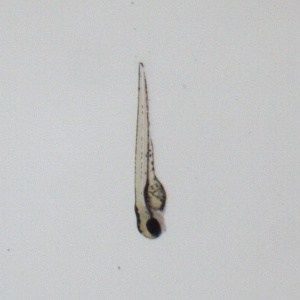
#> input picture data/test2.jpg, 300 x 300 px
$ jupyter execute Final2morph.ipynb
#> lines starting #> are read from the running program, lines starting #| are printed output that depends on the picture; after the words box and inside, x2 and y2 are one past the last pixel; in counts of white or black regions, pixels touching at a corner belong together
[cell 1]
import numpy as np
import cv2 as cv
import matplotlib.pyplot as plt

[cell 2]
def show(img):
    if img.ndim == 2:
        plt.imshow(img, cmap='gray')
    else:
        plt.imshow(cv.cvtColor(img, cv.COLOR_BGR2RGB))
    plt.show()

def imshow(img):
    if img.ndim == 2:
        plt.imshow(img, cmap='gray')
    else:
        plt.imshow(cv.cvtColor(img, cv.COLOR_BGR2RGB))

### 1. 读取图像

[cell 3]
# 读取彩色图像
img_bgr = cv.imread('./data/test2.jpg')
#> img_bgr is the input picture: shape (300, 300, 3); mean B, G, R 197.9, 197.5, 196.9
show(img_bgr)

[cell 4]
# 读取灰度图像
img_gray = cv.imread('data/test2.jpg', 0)
#> img_gray: shape (300, 300); min 18, max 211, mean 197.3
show(img_gray)

### 2. 中值滤波去噪

[cell 5]
# 中值滤波
img_median = cv.medianBlur(img_gray, ksize=5)
show(img_median)

### 3. 自适应阈值分割
```
这里取如下参数的目的：尽可能保留原图的细节，并验证程序的适应性。
```

[cell 6]
# 自适应阈值分割
blocksize = 5
thresh = 4
img_bin = cv.adaptiveThreshold(img_median, 255, cv.ADAPTIVE_THRESH_MEAN_C,
                       cv.THRESH_BINARY_INV, 2 * int(blocksize) + 1, int(thresh))
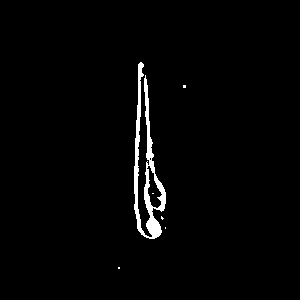
#> img_bin: shape (300, 300); 2% white; 6 white regions (5 under 20 px), largest, box (x1, y1, x2, y2) and area: (134, 62, 166, 239) 1732
show(img_bin)

```
取如下参数，在本图中可以实现完全去噪
```

[cell 7]
# 自适应阈值分割
blocksize = 5
thresh = 5
img_bin2 = cv.adaptiveThreshold(img_median, 255, cv.ADAPTIVE_THRESH_MEAN_C,
                       cv.THRESH_BINARY_INV, 2 * int(blocksize) + 1, int(thresh))
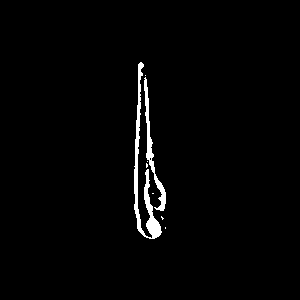
#> img_bin2: shape (300, 300); 1.8% white; 8 white regions (6 under 20 px), largest, box (x1, y1, x2, y2) and area: (134, 62, 162, 239) 1076, (144, 77, 166, 211) 569
show(img_bin2)

```
损失的细节：
```

[cell 8]
show(img_bin - img_bin2)
#> in show (call 6), `plt.show()`:
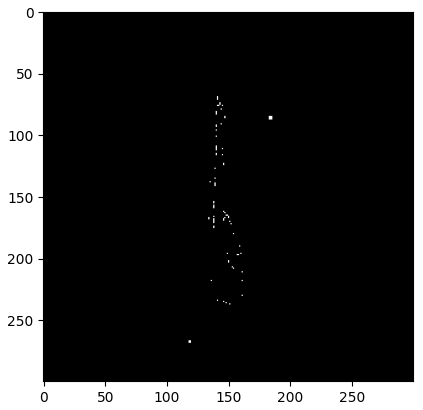
#> figure drawn by matplotlib, 1 panel

### 4. 形态学闭运算

[cell 9]
# 形态学闭运算，先膨胀后腐蚀
kernel = cv.getStructuringElement(cv.MORPH_RECT, (15, 15))
img_morph = cv.morphologyEx(img_bin2, cv.MORPH_CLOSE, kernel)
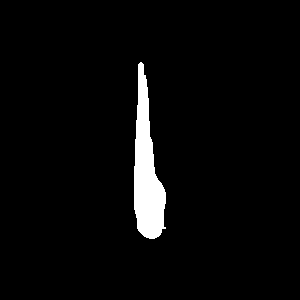
#> img_morph: shape (300, 300); 3.6% white; 1 white region
show(img_morph)

### 5. 查找轮廓

[cell 10]
# 查找轮廓
contours, hierarchy = cv.findContours(img_morph, cv.RETR_TREE, cv.CHAIN_APPROX_NONE)
#> contours = 1 contour; box (x1, y1, x2, y2) and area: (134, 62, 166, 239) 3049
# 绘制轮廓
img_contours = img_bgr.copy()  # 复制原图片获得显示的图片
cv.drawContours(img_contours, contours, -1, (255, 0, 0), 2)
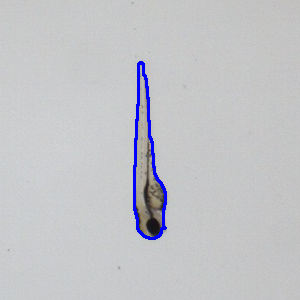
#> img_contours: shape (300, 300, 3); 1.33% of pixels changed, all inside (x1, y1, x2, y2) = (133, 61, 167, 240)
show(img_contours)

```
排除可能存在噪声的影响：查找最大轮廓
为了更精确地找到吸持点：采用填充的方式
```

[cell 11]
# 查找最大轮廓
index, max_area = 0, 0
for c in range(len(contours)):
    area = cv.contourArea(contours[c])
    if area > max_area:
        max_area = area
        index = c
#> this loop made 1 pass
#> (area, max_area, index) on pass 1: (3049, 3049, 0)
#> after the loop, index = 0; max_area = 3049

# 在原图中绘制最大轮廓
img_contMAX = img_bgr.copy()
cv.drawContours(img_contMAX, contours, index, (255, 0, 0), 2)  # 绘制轮廓

# 将最大轮廓填充绘制在img_targetFind中
h, w, c = img_bgr.shape
#> h = 300; w = 300; c = 3
img_targetFind = np.zeros((w, h), np.uint8)
cv.drawContours(img_targetFind, contours, index, 255, -1)  # 绘制轮廓

show(np.hstack([img_contMAX, cv.merge([img_targetFind, img_targetFind, img_targetFind])]))
#> in show (call 9), `plt.imshow(cv.cvtColor(img, cv.COLOR_BGR2RGB))`:
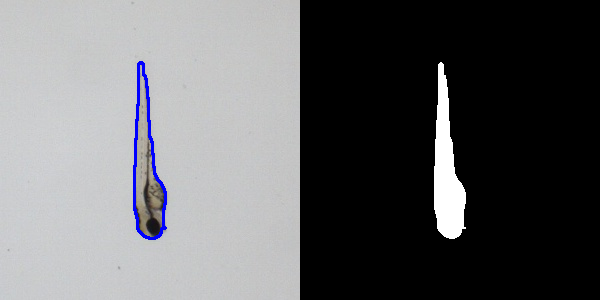
#> img: shape (300, 600, 3); mean B, G, R 104.3, 102.3, 102

### 6. 寻找吸持点

[cell 12]
# 寻找吸持点
box = []
j_min, j_max, find = 0, 0, 0
for i in range(h):
    for j in range(w):
        if img_targetFind[i, j] == 255:
            if find == 0:
                j_min = j
                j_max = j
                find = 1
            else:
                j_max = j
    if find == 1:
        box.append([i, j_min, j_max])
        find = 0
#> after the loop, find = 0; j_min = 149

Max = 0
target = []
for a in box:
    x = a[2] - a[1]
    if x > Max:
        Max = x
        target = (a[1], a[0])
#> after the loop, Max = 31
print("吸持点坐标：", target) # 吸持点坐标
#| 吸持点坐标： (134, 192)

### 7. 标记吸持点

[cell 13]
img = img_bgr.copy()
cv.circle(img, target, 4, (0, 0, 255), -1)
#> img: shape (300, 300, 3)
show(img)

### Imgs

[cell 14]
plt.subplot(241), imshow(img_bgr), plt.title('ORIGINAL')
plt.subplot(242), imshow(img_gray), plt.title('GRAY')
plt.subplot(243), imshow(img_median), plt.title('MEDIAN')
plt.subplot(244), imshow(img_bin), plt.title('THRESHOLD')
plt.subplot(245), imshow(img_morph), plt.title('MORPH')
plt.subplot(246), imshow(img_contours), plt.title('CONTOURS')
plt.subplot(247), imshow(img_contMAX), plt.title('CONTMAX')
plt.subplot(248), imshow(img), plt.title('FINAL')
plt.suptitle('Imgs')
plt.savefig('./data/Imgs2.jpg')
plt.show()
